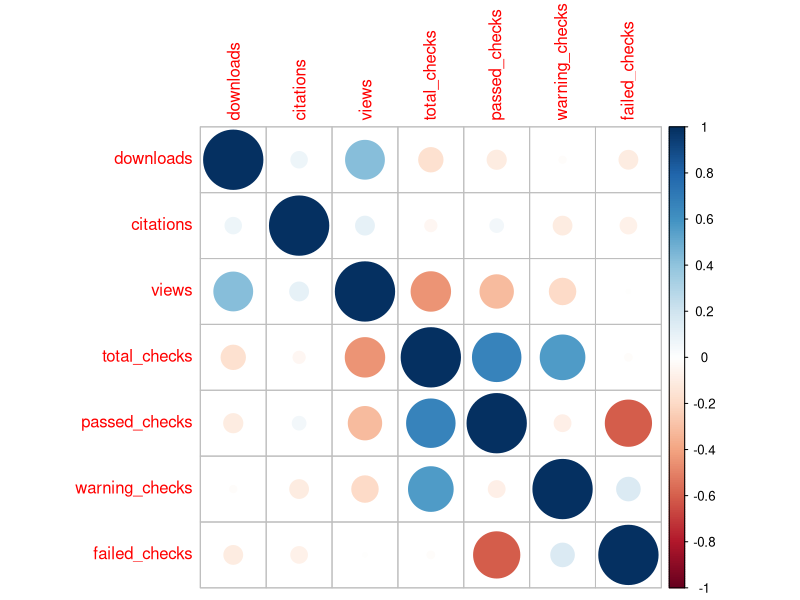
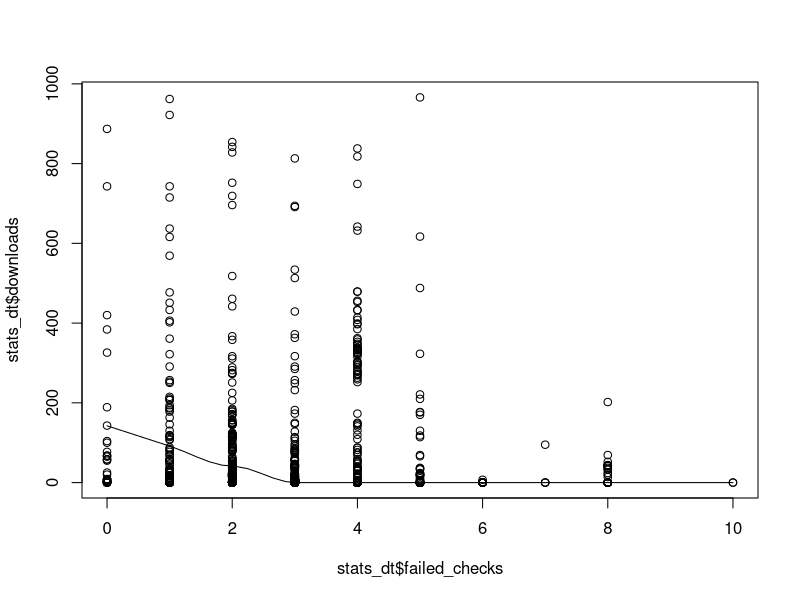
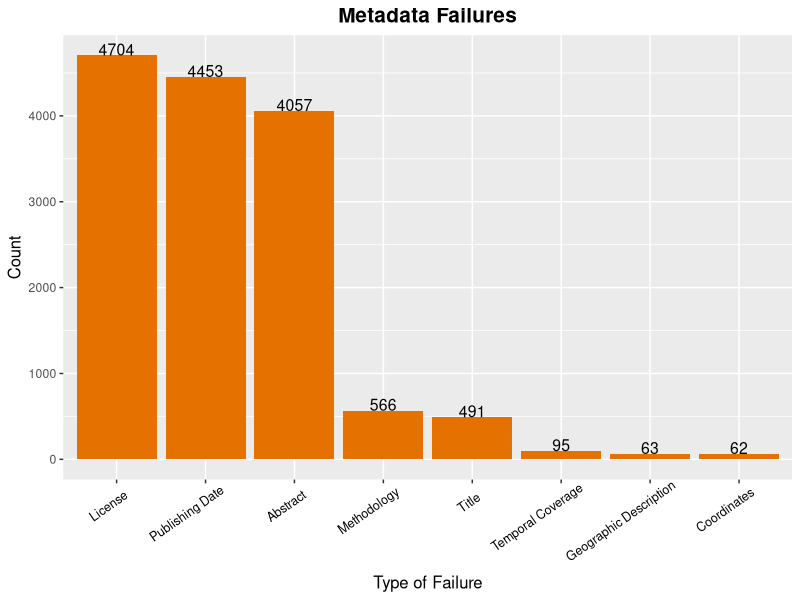
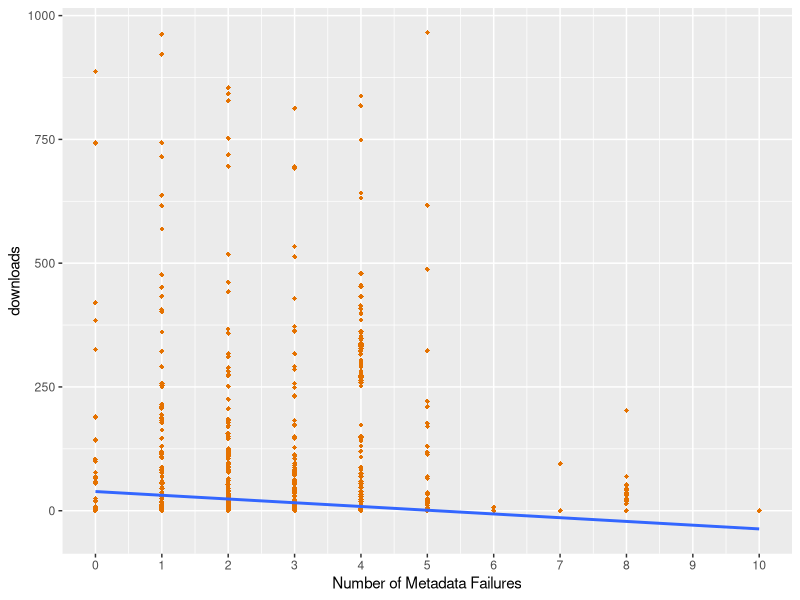
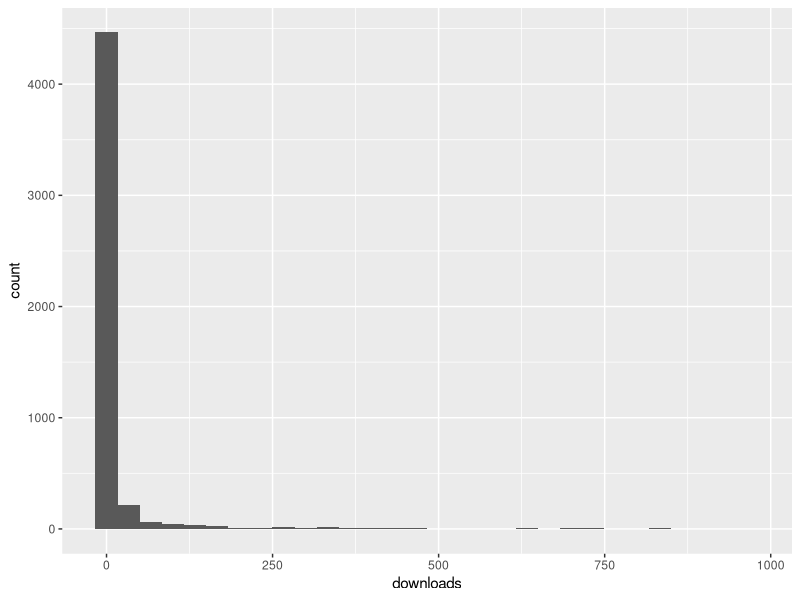

Recreate these plots in R, in order.
## ---- chunk 1
knitr::opts_chunk$set(echo = TRUE)
library(corrplot)
library(ggplot2)
## ---- chunk 2
knb_stats <- read.csv("FINAL_KNB_stats.csv")
knb_stats <- subset(knb_stats, select =-c(X))
knb_stats
## ---- chunk 3
stats_dt <- subset(knb_stats, select=-c(id,failures))
summary(stats_dt)
mean(stats_dt$downloads,na.rm=T)
mean(stats_dt$fcitations,na.rm=T)
mean(stats_dt$downloads,na.rm=T)
mean(stats_dt$fcitations,na.rm=T)

N <- cor(stats_dt$downloads, stats_dt$failed_checks, use= "complete.obs")
N
M<-cor(stats_dt, use = "complete.obs")
M
head(round(M,2))
corrplot(M, method="circle")

scatter.smooth(x=stats_dt$failed_checks, y=stats_dt$downloads)

regression <- lm(downloads ~ failed_checks, data=stats_dt)
regression
summary(regression)
## ---- chunk 4
abstract = 0
license = 0 
date = 0
title = 0
method = 0
temporal_coverage = 0
geographic_description = 0
coordinates = 0
#A description of this dataset's temporal coverage is not present.discoveryA textual description of the geographic coverage of this dataset is not present.discoveryA set of bounding coordinates describing the geographic coverage of this dataset is not present.discovery
for (fail in knb_stats$failures){
  
  #Add one to count if key word is present in fail
  
  if (grepl("abstract",fail, fixed =TRUE))
    abstract = abstract + 1
    
  if (grepl("license",fail, fixed =TRUE))
    license = license + 1
  
  if (grepl("date",fail, fixed =TRUE))
    date = date + 1
  
  if (grepl("title",fail, fixed =TRUE))
    title = title + 1
  
  if (grepl("method",fail, fixed =TRUE))
    method = method + 1
  
  if (grepl("temporal coverage",fail, fixed =TRUE))
    temporal_coverage = temporal_coverage + 1
  
  if (grepl("textual description of the geographic coverage",fail, fixed =TRUE))
    geographic_description= geographic_description + 1
  
  if (grepl("coordinates",fail, fixed =TRUE))
    coordinates = coordinates + 1
}

failure_counts <- data.frame( Failure =c('abstract','license','date','title','method','temporal_coverage','geographic_description','coordinates'), Failure_Counts = c(abstract,license,date,title,method,temporal_coverage,geographic_description,coordinates)) 
failure_counts
## ---- chunk 5
f <- ggplot(failure_counts, aes(x=reorder(Failure,-Failure_Counts),y=Failure_Counts))
f + geom_bar(stat="identity",fill="#E57200") + 
  geom_text(aes(label=Failure_Counts),color="black",vjust=0,size=4) +
  ggtitle("Metadata Failures") + 
  xlab("Type of Failure") + ylab("Count") +
  scale_x_discrete(labels=c("License","Publishing Date","Abstract","Methodology","Title","Temporal Coverage","Geographic Description","Coordinates")) +
  theme(legend.position = "none", 
        plot.title = element_text(hjust=0.5,face="bold",size=15),
        axis.text.x=element_text(color = "black", size=9, angle=35, vjust=.9, hjust=0.8),
        axis.title.x = element_text(size=12),
        axis.title.y = element_text(size=12)
        )


s <- ggplot(stats_dt, aes(x=failed_checks,y=downloads))
s + geom_point(color="#E57200",shape=18) +
  geom_smooth(method=lm, se=FALSE) +
  scale_x_continuous(name ="Number of Metadata Failures",
                   breaks=seq(0,10,1),
                   labels = seq(0,10,1),
                   limits=c(0,10))
## ---- chunk 6
stats_dt
f <- ggplot(stats_dt, aes(x=downloads))
f + geom_histogram()
